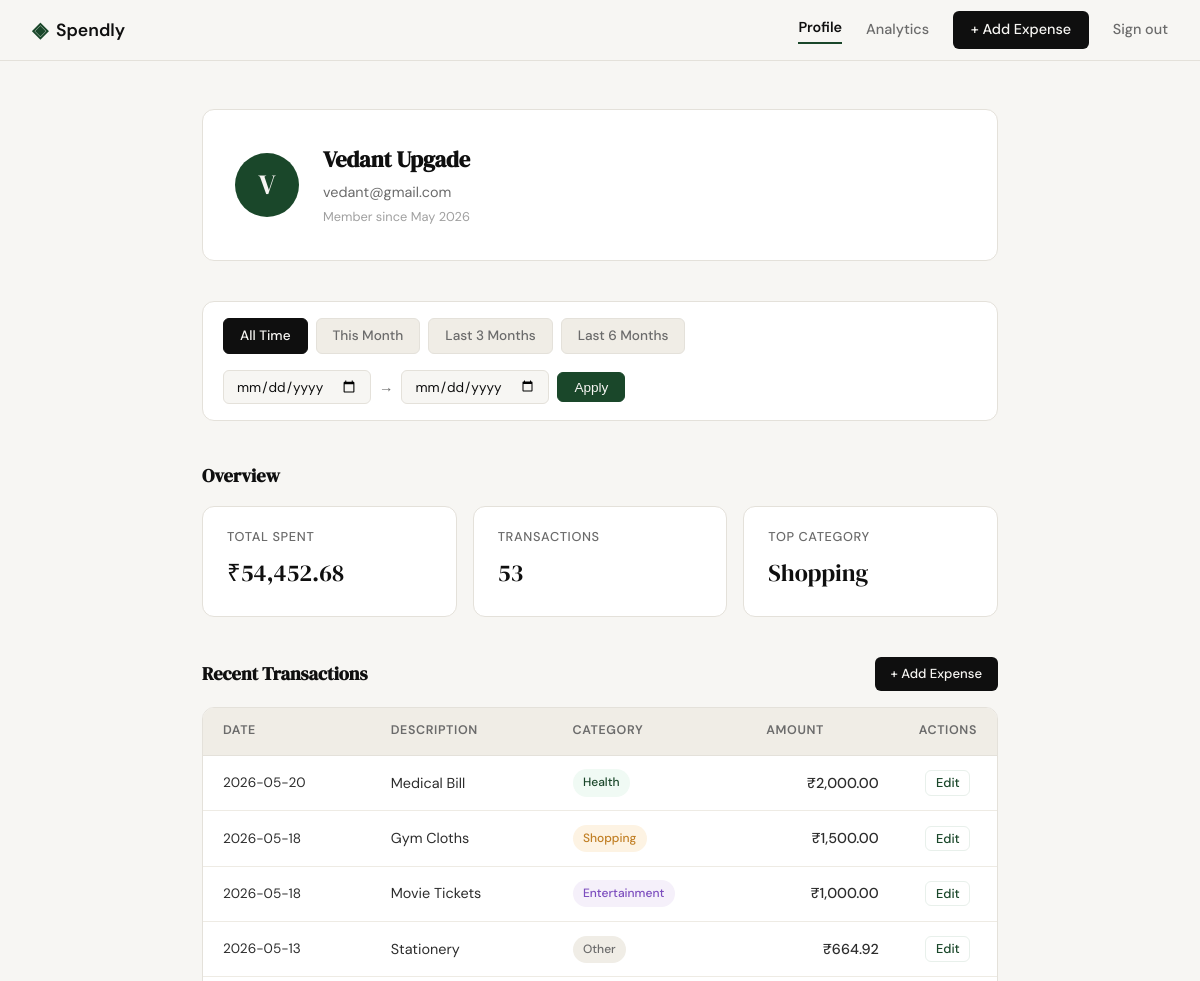
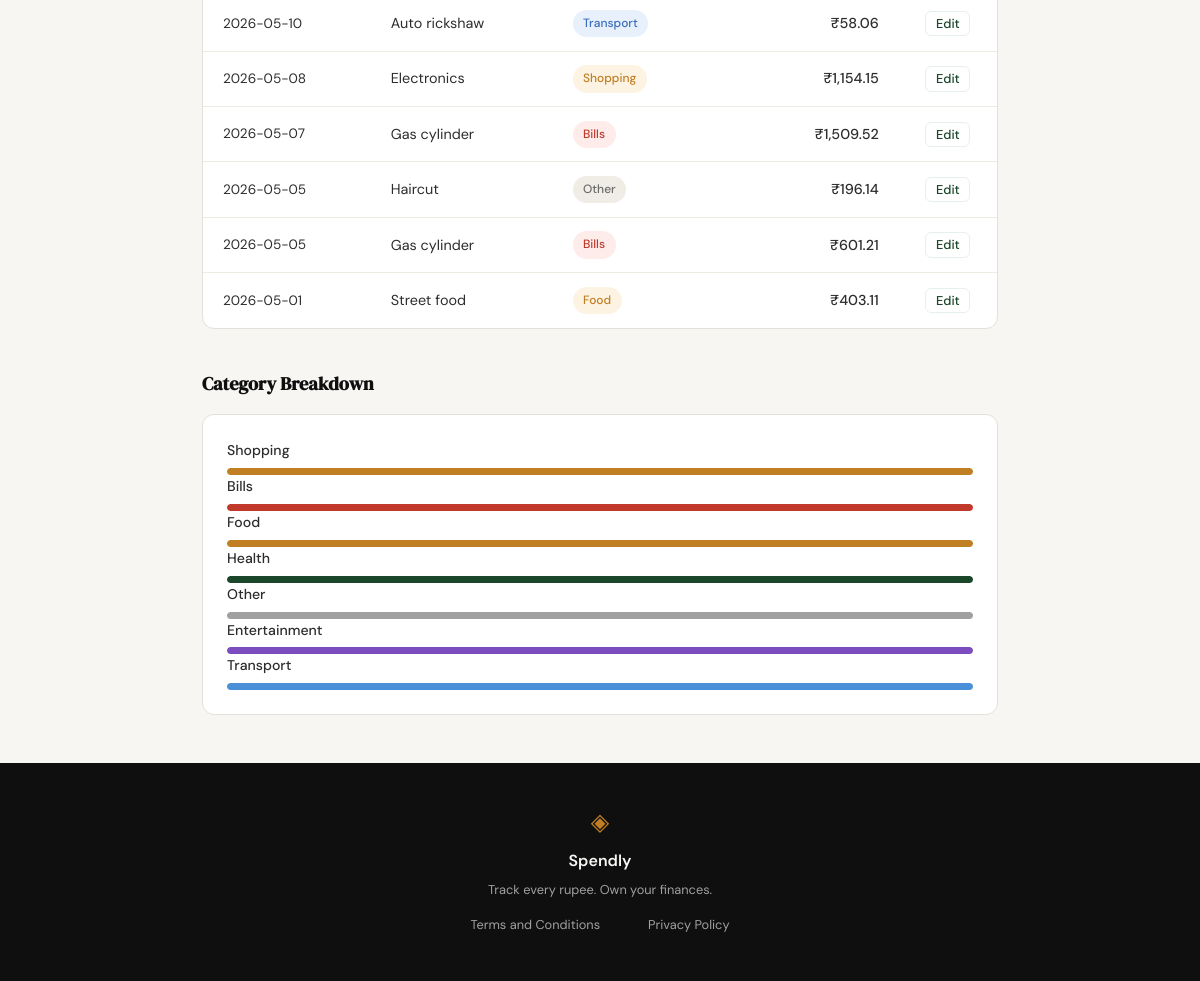
Screenshot of /profile (signed in) with the database file from the repository (2 pictures, top to bottom).
### tables this page shows
CREATE TABLE users (
            id            INTEGER PRIMARY KEY AUTOINCREMENT,
            name          TEXT    NOT NULL,
            email         TEXT    NOT NULL UNIQUE,
            password_hash TEXT    NOT NULL,
            created_at    TEXT    DEFAULT (datetime('now'))
        );

CREATE TABLE expenses (
            id          INTEGER PRIMARY KEY AUTOINCREMENT,
            user_id     INTEGER NOT NULL REFERENCES users(id),
            amount      REAL    NOT NULL,
            category    TEXT    NOT NULL,
            date        TEXT    NOT NULL,
            description TEXT,
            created_at  TEXT    DEFAULT (datetime('now'))
        );

### app.py (the view)
@app.route("/profile")
def profile():
    if not session.get("user_id"):
        return redirect(url_for("login"))
    user = get_user_by_id(session["user_id"])
    if user is None:
        session.clear()
        return redirect(url_for("login"))
    def parse_date(value):
        try:
            datetime.strptime(value, "%Y-%m-%d")
            return value
        except (ValueError, TypeError):
            return None
    date_from = parse_date(request.args.get("date_from", ""))
    date_to   = parse_date(request.args.get("date_to", ""))
    if date_from and date_to and date_from > date_to:
        flash("Start date must be before end date.")
        date_from = date_to = None
    today      = date.today()
    first_of_month = today.replace(day=1)
    presets = {
        "this_month":   (first_of_month.strftime("%Y-%m-%d"),
                         today.strftime("%Y-%m-%d")),
        "last_3_months":(( today - timedelta(days=90)).strftime("%Y-%m-%d"),
                         today.strftime("%Y-%m-%d")),
        "last_6_months":(( today - timedelta(days=180)).strftime("%Y-%m-%d"),
                         today.strftime("%Y-%m-%d")),
        "all_time":     (None, None),
    }
    active_preset = "all_time"
    if date_from and date_to:
        active_preset = "custom"
        for key, (pf, pt) in presets.items():
            if key != "all_time" and date_from == pf and date_to == pt:
                active_preset = key
                break
    uid          = session["user_id"]
    stats        = get_summary_stats(uid, date_from, date_to)
    transactions = get_recent_transactions(uid, limit=10,
                                           date_from=date_from,
                                           date_to=date_to)
    categories   = get_category_breakdown(uid, date_from, date_to)
    return render_template("profile.html",
        user          = user,
        stats         = stats,
        transactions  = transactions,
        categories    = categories,
        date_from     = date_from or "",
        date_to       = date_to   or "",
        presets       = presets,
        active_preset = active_preset,
    )

### database/db.py (called while the page is built)
def get_db():
    conn = sqlite3.connect(DB_PATH)
    conn.row_factory = sqlite3.Row
    conn.execute("PRAGMA foreign_keys = ON")
    return conn

### database/queries.py (called while the page is built)
def get_user_by_id(user_id):
    conn = get_db()
    row = conn.execute(
        "SELECT name, email, created_at FROM users WHERE id = ?",
        (user_id,)
    ).fetchone()
    conn.close()
    if row is None:
        return None
    try:
        dt           = datetime.strptime(row["created_at"][:10], "%Y-%m-%d")
        member_since = dt.strftime("%B %Y")
    except (ValueError, TypeError):
        member_since = "Unknown"
    return {
        "name":         row["name"],
        "email":        row["email"],
        "member_since": member_since,
    }

def get_recent_transactions(user_id, limit=10, date_from=None, date_to=None):
    conn   = get_db()
    params = [user_id]
    where  = "WHERE user_id = ?"
    if date_from and date_to:
        where  += " AND date BETWEEN ? AND ?"
        params += [date_from, date_to]
    params.append(limit)
    rows = conn.execute(
        f"""
        SELECT id, date, description, category, amount
        FROM expenses {where}
        ORDER BY date DESC, created_at DESC
        LIMIT ?
        """,
        params
    ).fetchall()
    conn.close()
    return [
        {
            "id":          row["id"],
            "date":        row["date"],
            "description": row["description"] or "—",
            "category":    row["category"],
            "amount":      f"₹{row['amount']:,.2f}",
        }
        for row in rows
    ]

### templates/profile.html (shortened to what this page needs)
{% extends "base.html" %}
{% block content %}
<div class="profile-page">
    <section class="profile-header">
        <div class="profile-card">
            <div class="profile-avatar">
                {{ user.name[0] | upper }}
            </div>
            <div class="profile-info">
                <h1 class="profile-name">{{ user.name }}</h1>
                <p class="profile-email">{{ user.email }}</p>
                <p class="profile-since">Member since {{ user.member_since }}</p>
            </div>
        </div>
    </section>
    <section class="profile-section">
        <div class="filter-bar">
            <div class="filter-presets">
                <a href="{{ url_for('profile') }}"
                   class="filter-btn {% if active_preset == 'all_time' %}active{% endif %}">
                    All Time
                </a>
                <a href="{{ url_for('profile', date_from=presets.this_month[0], date_to=presets.this_month[1]) }}"
                   class="filter-btn {% if active_preset == 'this_month' %}active{% endif %}">
                    This Month
                </a>
                <a href="{{ url_for('profile', date_from=presets.last_3_months[0], date_to=presets.last_3_months[1]) }}"
                   class="filter-btn {% if active_preset == 'last_3_months' %}active{% endif %}">
                    Last 3 Months
                </a>
                <a href="{{ url_for('profile', date_from=presets.last_6_months[0], date_to=presets.last_6_months[1]) }}"
                   class="filter-btn {% if active_preset == 'last_6_months' %}active{% endif %}">
                    Last 6 Months
                </a>
            </div>
            <form class="filter-custom" method="GET"
                  action="{{ url_for('profile') }}">
                <input type="date" name="date_from"
                       class="form-input filter-date"
                       value="{{ date_from }}"
                       placeholder="From">
                <span class="filter-sep">→</span>
                <input type="date" name="date_to"
                       class="form-input filter-date"
                       value="{{ date_to }}"
                       placeholder="To">
                <button type="submit" class="filter-btn filter-apply">
                    Apply
                </button>
            </form>
        </div>
    </section>
    <section class="profile-section">
        <h2 class="section-title">Overview</h2>
        <div class="stats-row">
            <div class="stat-card">
                <p class="stat-label">Total Spent</p>
                <p class="stat-value">{{ stats.total_spent }}</p>
            </div>
            <div class="stat-card">
                <p class="stat-label">Transactions</p>
                <p class="stat-value">{{ stats.transaction_count }}</p>
            </div>
            <div class="stat-card">
                <p class="stat-label">Top Category</p>
                <p class="stat-value">{{ stats.top_category }}</p>
            </div>
        </div>
    </section>
    <section class="profile-section">
        <div class="section-header">
            <h2 class="section-title">Recent Transactions</h2>
            <a href="{{ url_for('add_expense') }}" class="btn-primary btn-sm">
                + Add Expense
            </a>
        </div>
        <div class="tx-table-wrapper">
            <table class="tx-table">
                <thead>
                    <tr>
                        <th>Date</th>
                        <th>Description</th>
                        <th>Category</th>
                        <th class="tx-amount-col">Amount</th>
                        <th class="tx-actions-col">Actions</th>
                    </tr>
                </thead>
                <tbody>
                    {% for tx in transactions %}
                    <tr>
                        <td class="tx-date">{{ tx.date }}</td>
                        <td class="tx-desc">{{ tx.description }}</td>
                        <td>
                            <span class="category-badge category-{{ tx.category | lower }}">
                                {{ tx.category }}
                            </span>
                        </td>
                        <td class="tx-amount">{{ tx.amount }}</td>
                        <td class="tx-actions">
                            <a href="{{ url_for('edit_expense', id=tx.id) }}"
                               class="tx-edit-link">Edit</a>
                        </td>
                    </tr>
                    {% endfor %}
                </tbody>
            </table>
        </div>
    </section>
    <section class="profile-section">
        <h2 class="section-title">Category Breakdown</h2>
        <div class="category-breakdown">
            {% for cat in categories %}
            <div class="breakdown-row">
                <div class="breakdown-meta">
                    <span class="breakdown-name">{{ cat.name }}</span>
                </div>
                <div class="breakdown-bar-track">
                   <div class="breakdown-bar-fill category-fill-{{ cat.name | lower }}"
                     data-width="{{ cat.percentage }}">
                </div>
            </div>
            {% endfor %}
        </div>
    </section>
</div>
{% endblock %}

### rows the page displays
users: name "V", name "Vedant Upgade", email "vedant@gmail.com"
expenses: date "2026-05-20", description "Medical Bill", category "Health", amount "₹2,000.00"
expenses: date "2026-05-18", description "Gym Cloths", category "Shopping", amount "₹1,500.00"
expenses: date "2026-05-18", description "Movie Tickets", category "Entertainment", amount "₹1,000.00"
expenses: date "2026-05-13", description "Stationery", category "Other", amount "₹664.92"
expenses: date "2026-05-10", description "Auto rickshaw", category "Transport", amount "₹58.06"
expenses: date "2026-05-08", description "Electronics", category "Shopping", amount "₹1,154.15"
expenses: date "2026-05-07", description "Gas cylinder", category "Bills", amount "₹1,509.52"
expenses: date "2026-05-05", description "Haircut", category "Other", amount "₹196.14"
expenses: date "2026-05-05", description "Gas cylinder", category "Bills", amount "₹601.21"
expenses: date "2026-05-01", description "Street food", category "Food", amount "₹403.11"

### other values shown
{{ user.member_since }} "May 2026"
{{ stats.total_spent }} "₹54,452.68"
{{ stats.transaction_count }} "53"
{{ stats.top_category }} "Shopping"
{{ cat.name }} "Shopping" "Bills" "Food" "Health" "Other" "Entertainment" "Transport"
